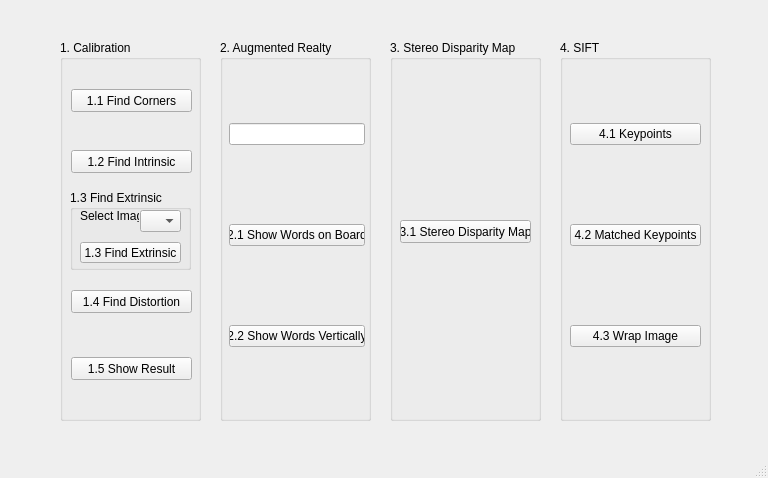
<?xml version="1.0" encoding="UTF-8"?>
<ui version="4.0">
 <class>MainWindow</class>
 <widget class="QMainWindow" name="MainWindow">
  <property name="geometry">
   <rect>
    <x>0</x>
    <y>0</y>
    <width>768</width>
    <height>478</height>
   </rect>
  </property>
  <property name="windowTitle">
   <string>MainWindow</string>
  </property>
  <widget class="QWidget" name="centralwidget">
   <widget class="QGroupBox" name="groupBox">
    <property name="geometry">
     <rect>
      <x>60</x>
      <y>40</y>
      <width>141</width>
      <height>381</height>
     </rect>
    </property>
    <property name="title">
     <string>1. Calibration</string>
    </property>
    <widget class="QGroupBox" name="groupBox_5">
     <property name="geometry">
      <rect>
       <x>10</x>
       <y>150</y>
       <width>121</width>
       <height>80</height>
      </rect>
     </property>
     <property name="title">
      <string>1.3 Find Extrinsic</string>
     </property>
     <widget class="QPushButton" name="pushButton_3">
      <property name="geometry">
       <rect>
        <x>10</x>
        <y>52</y>
        <width>101</width>
        <height>21</height>
       </rect>
      </property>
      <property name="text">
       <string>1.3 Find Extrinsic</string>
      </property>
     </widget>
     <widget class="QLabel" name="label">
      <property name="geometry">
       <rect>
        <x>10</x>
        <y>20</y>
        <width>59</width>
        <height>12</height>
       </rect>
      </property>
      <property name="text">
       <string>Select Image</string>
      </property>
     </widget>
     <widget class="QComboBox" name="comboBox">
      <property name="geometry">
       <rect>
        <x>70</x>
        <y>20</y>
        <width>41</width>
        <height>22</height>
       </rect>
      </property>
     </widget>
    </widget>
    <widget class="QPushButton" name="pushButton">
     <property name="geometry">
      <rect>
       <x>11</x>
       <y>49</y>
       <width>121</width>
       <height>23</height>
      </rect>
     </property>
     <property name="text">
      <string>1.1 Find Corners</string>
     </property>
    </widget>
    <widget class="QPushButton" name="pushButton_2">
     <property name="geometry">
      <rect>
       <x>11</x>
       <y>110</y>
       <width>121</width>
       <height>23</height>
      </rect>
     </property>
     <property name="text">
      <string>1.2 Find Intrinsic</string>
     </property>
    </widget>
    <widget class="QPushButton" name="pushButton_4">
     <property name="geometry">
      <rect>
       <x>11</x>
       <y>250</y>
       <width>121</width>
       <height>23</height>
      </rect>
     </property>
     <property name="text">
      <string>1.4 Find Distortion</string>
     </property>
    </widget>
    <widget class="QPushButton" name="pushButton_5">
     <property name="geometry">
      <rect>
       <x>11</x>
       <y>317</y>
       <width>121</width>
       <height>23</height>
      </rect>
     </property>
     <property name="text">
      <string>1.5 Show Result</string>
     </property>
    </widget>
   </widget>
   <widget class="QGroupBox" name="groupBox_2">
    <property name="geometry">
     <rect>
      <x>220</x>
      <y>40</y>
      <width>151</width>
      <height>381</height>
     </rect>
    </property>
    <property name="title">
     <string>2. Augmented Realty</string>
    </property>
    <widget class="QWidget" name="layoutWidget">
     <property name="geometry">
      <rect>
       <x>9</x>
       <y>10</y>
       <width>136</width>
       <height>371</height>
      </rect>
     </property>
     <layout class="QGridLayout" name="gridLayout_2">
      <item row="0" column="0">
       <widget class="QLineEdit" name="lineEdit"/>
      </item>
      <item row="1" column="0">
       <widget class="QPushButton" name="pushButton_6">
        <property name="text">
         <string>2.1 Show Words on Board</string>
        </property>
       </widget>
      </item>
      <item row="2" column="0">
       <widget class="QPushButton" name="pushButton_7">
        <property name="text">
         <string>2.2 Show Words Vertically</string>
        </property>
       </widget>
      </item>
     </layout>
    </widget>
   </widget>
   <widget class="QGroupBox" name="groupBox_3">
    <property name="geometry">
     <rect>
      <x>390</x>
      <y>40</y>
      <width>151</width>
      <height>381</height>
     </rect>
    </property>
    <property name="title">
     <string>3. Stereo Disparity Map</string>
    </property>
    <widget class="QPushButton" name="pushButton_8">
     <property name="geometry">
      <rect>
       <x>10</x>
       <y>180</y>
       <width>131</width>
       <height>23</height>
      </rect>
     </property>
     <property name="text">
      <string>3.1 Stereo Disparity Map</string>
     </property>
    </widget>
   </widget>
   <widget class="QGroupBox" name="groupBox_4">
    <property name="geometry">
     <rect>
      <x>560</x>
      <y>40</y>
      <width>151</width>
      <height>381</height>
     </rect>
    </property>
    <property name="title">
     <string>4. SIFT</string>
    </property>
    <widget class="QWidget" name="layoutWidget">
     <property name="geometry">
      <rect>
       <x>10</x>
       <y>10</y>
       <width>131</width>
       <height>371</height>
      </rect>
     </property>
     <layout class="QGridLayout" name="gridLayout_3">
      <item row="0" column="0">
       <widget class="QPushButton" name="pushButton_9">
        <property name="text">
         <string>4.1 Keypoints</string>
        </property>
       </widget>
      </item>
      <item row="2" column="0">
       <widget class="QPushButton" name="pushButton_11">
        <property name="text">
         <string>4.3 Wrap Image</string>
        </property>
       </widget>
      </item>
      <item row="1" column="0">
       <widget class="QPushButton" name="pushButton_10">
        <property name="text">
         <string>4.2 Matched Keypoints</string>
        </property>
       </widget>
      </item>
     </layout>
    </widget>
   </widget>
  </widget>
  <widget class="QMenuBar" name="menubar">
   <property name="geometry">
    <rect>
     <x>0</x>
     <y>0</y>
     <width>768</width>
     <height>21</height>
    </rect>
   </property>
  </widget>
  <widget class="QStatusBar" name="statusbar"/>
 </widget>
 <resources/>
 <connections/>
</ui>
